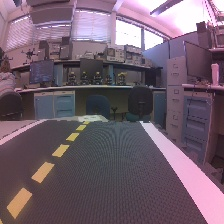
#> input picture Test_Lane_Images/image_0.jpg, 224 x 224 px, found by its file name
$ jupyter execute Module6.2.ipynb   (older library calls are emulated)
#> lines starting #> are read from the running program, lines starting #| are printed output that depends on the picture; after the words box and inside, x2 and y2 are one past the last pixel; in counts of white or black regions, pixels touching at a corner belong together
[cell 1]
import numpy as np
import cv2
from scipy.optimize import lsq_linear
# from jetbot import Robot, Camera, bgr8_to_jpeg
from IPython.display import display, Image, clear_output

def bgr8_to_jpeg(image, quality=90):
    if image is None or not isinstance(image, np.ndarray):
        raise ValueError("Invalid image for JPEG encoding")

    if image.dtype != np.uint8:
        image = np.clip(image, 0, 255).astype(np.uint8)

    if len(image.shape) == 2:
        image = cv2.cvtColor(image, cv2.COLOR_GRAY2BGR)

    encode_params = [int(cv2.IMWRITE_JPEG_QUALITY), quality]
    success, jpeg = cv2.imencode('.jpg', image, encode_params)
    if not success:
        raise ValueError("JPEG encoding failed")
    return jpeg.tobytes()

[cell 2]
image = cv2.imread('Test_Lane_Images/image_0.jpg')
#> image is the input picture: shape (224, 224, 3); mean B, G, R 109.4, 95.7, 114.6
display(Image(data=bgr8_to_jpeg(image)))
#> in bgr8_to_jpeg, `success, jpeg = cv2.imencode('.jpg', image, encode_params)`: jpeg = 18583 values, max 255 at index 0, min 0 at index 4, mean 126

[cell 3]
def detect_lane_markings(image: np.ndarray):
    """
    Args:
        image: An image from the robot's camera in the BGR color space (numpy.ndarray)
    Return:
        left_masked_img:   Masked image for the dashed-yellow line (numpy.ndarray)
        right_masked_img:  Masked image for the solid-white line (numpy.ndarray)
    """
    h, w, _ = image.shape
#> h = 224; w = 224
    # print(image.shape)

    imgbgr = image

    # Convert the image to HSV for any color-based filtering
    imghsv = cv2.cvtColor(imgbgr, cv2.COLOR_BGR2HSV)
#> imghsv: shape (224, 224, 3); mean H, S, V 139.2, 53.4, 118.2

    # Most of our operations will be performed on the grayscale version
    imggray = cv2.cvtColor(imgbgr, cv2.COLOR_BGR2GRAY)

    horizon_X = 130
    mask_ground = np.zeros((h, w), dtype=np.uint8)
    mask_ground[int(h - horizon_X) :, :] = 1
    # print(h," " ,w," " ,int(h - horizon_X[0]))

    sigma = 8  # CHANGE ME

    # Smooth the image using a Gaussian kernel
    img_gaussian_filter = cv2.GaussianBlur(imggray, (0, 0), sigma)
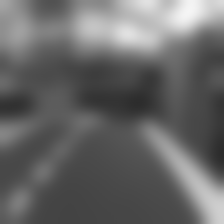
#> img_gaussian_filter: shape (224, 224); min 44, max 245, mean 103

    # Convolve the image with the Sobel operator (filter) to compute the numerical derivatives in the x and y directions
    sobelx = cv2.Sobel(img_gaussian_filter, cv2.CV_64F, 1, 0)
    sobely = cv2.Sobel(img_gaussian_filter, cv2.CV_64F, 0, 1)
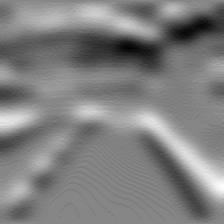
#> sobely: shape (224, 224) float64; min -56, max 50, mean -2.9; drawn with min black and max white

    # Compute the magnitude of the gradients
    Gmag = np.sqrt(sobelx * sobelx + sobely * sobely)

    threshold_left = 5  # CHANGE ME
    mask_mag_left = Gmag > threshold_left
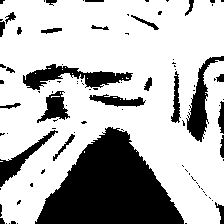
#> mask_mag_left: shape (224, 224) bool; 72.2% white; 93 black regions (67 under 20 px), largest, box (x1, y1, x2, y2) and area: (35, 127, 184, 224) 8421, (23, 64, 133, 90) 1229, (186, 56, 224, 142) 1029
    threshold_right = 35
    mask_mag_right = Gmag > threshold_right
#> mask_mag_right: shape (224, 224) bool; 8.2% white; 8 white regions (3 under 20 px), largest, box (x1, y1, x2, y2) and area: (142, 117, 224, 194) 1157, (151, 144, 212, 224) 1069, (92, 38, 165, 64) 982, (170, 16, 220, 42) 766, (0, 116, 20, 126) 134

    white_lower_hsv = np.array([15, 3, 166])  # CHANGE ME
    white_upper_hsv = np.array([179, 116, 255])  # CHANGE ME
    yellow_lower_hsv = np.array([10, 75, 50])        # CHANGE ME
    yellow_upper_hsv = np.array([35, 255, 255])  # CHANGE ME

    mask_white = cv2.inRange(imghsv, white_lower_hsv, white_upper_hsv)
#> mask_white: shape (224, 224); 17.6% white; 109 white regions (92 under 20 px), largest, box (x1, y1, x2, y2) and area: (140, 121, 224, 224) 2400, (38, 0, 170, 58) 2114, (112, 0, 224, 38) 2077
    mask_yellow = cv2.inRange(imghsv, yellow_lower_hsv, yellow_upper_hsv)
#> mask_yellow: shape (224, 224); 2% white; 11 white regions (6 under 20 px), largest, box (x1, y1, x2, y2) and area: (6, 188, 32, 219) 438, (32, 161, 55, 185) 260, (53, 144, 70, 158) 130, (66, 134, 79, 142) 70, (73, 126, 86, 133) 47

    mask_left = np.ones(sobelx.shape)
    mask_left[:, int(np.floor(w / 2)) : w + 1] = 0
    mask_right = np.ones(sobelx.shape)
    mask_right[:, 0 : int(np.floor(w / 2))] = 0

    mask_sobelx_pos = sobelx > 0
#> mask_sobelx_pos: shape (224, 224) bool; 41.1% white; 63 white regions (43 under 20 px), largest, box (x1, y1, x2, y2) and area: (90, 0, 223, 224) 11474, (1, 112, 84, 224) 2703, (45, 0, 96, 68) 2177
    mask_sobelx_neg = sobelx < 0
#> mask_sobelx_neg: shape (224, 224) bool; 42.4% white; 15 white regions (10 under 20 px), largest, box (x1, y1, x2, y2) and area: (1, 0, 150, 224) 10534, (127, 0, 223, 203) 8918, (1, 115, 54, 166) 1488, (148, 0, 167, 14) 215, (57, 202, 69, 224) 63
    mask_sobely_neg = sobely < 0
#> mask_sobely_neg: shape (224, 224) bool; 55.5% white; 102 black regions (92 under 20 px), largest, box (x1, y1, x2, y2) and area: (0, 65, 224, 214) 9905, (0, 0, 224, 38) 4691, (0, 157, 224, 224) 3819

    mask_left_edge = mask_ground * mask_left * mask_mag_left * mask_sobelx_neg * mask_sobely_neg * mask_yellow
#> mask_left_edge: shape (224, 224) float64; 0.61% white; 7 white regions (2 under 20 px), largest, box (x1, y1, x2, y2) and area: (14, 199, 30, 219) 129, (40, 165, 55, 185) 80, (57, 146, 70, 158) 46, (72, 134, 79, 142) 22, (78, 126, 86, 133) 21
    mask_right_edge = mask_ground * mask_right * mask_mag_right * mask_sobelx_pos * mask_sobely_neg * mask_white
#> mask_right_edge: shape (224, 224) float64; 0.85% white; 1 white region, box (x1, y1, x2, y2) and area: (161, 151, 212, 223) 428
    mask_lanes = np.uint8((mask_left_edge + mask_right_edge) > 0) * 255
    test_image = imggray*mask_mag_left*Gmag
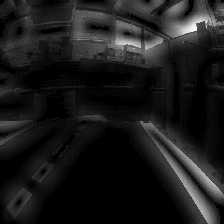
#> test_image: shape (224, 224) float64; min 0, max 15587.8, mean 1671.4; drawn with min black and max white
    masked_image = cv2.bitwise_and(image, image, mask=mask_lanes)
    # display(Image(data=bgr8_to_jpeg(test_image)))
    # display(Image(data=bgr8_to_jpeg(image)))

    return masked_image

[cell 4]
def fit_hyperbola_pair(masked_img, h, lane_width=80, boundary_thresh=1.5):
    """
    Fit a hyperbola-pair model to masked lane edges.

    Args:
        masked_img: Binary or edge-detected image with lane edges.
        h: Horizon height (baseline for v-axis in hyperbola model).
        lane_width: Approx. lane width in pixels.
        boundary_thresh: Tolerance for outlier rejection.

    Returns:
        Dictionary with parameters: k, bl, br, bc, c, and the fitted center lane u(v)
    """
#> called with h = 130.1, lane_width = 80, boundary_thresh = 1.5

    # Step 1: Get non-zero points (edge pixels)
    v, u = np.nonzero(masked_img)
#> v = 734 values from 123 to 222; u = 734 values, max 211 at index 729, min 14 at index 705, mean 129.5
    u = u.astype(np.float32)
    v = v.astype(np.float32)

    # [5 lines of commented-out code are left out]

    if len(u) <= 50:
        raise ValueError("Not enough lane edge points found.")

    # Step 2: Split left and right lanes
    center_x = masked_img.shape[1] / 2
#> center_x = 112
    left_idx = u < center_x
    right_idx = u >= center_x

    v_left, u_left = v[left_idx], u[left_idx]
#> v_left = 306 values from 123 to 218; u_left = 306 values, max 88 at index 3, min 14 at index 304, mean 43.36
    v_right, u_right = v[right_idx], u[right_idx]
#> v_right = 428 values from 151 to 222; u_right = 428 values, max 211 at index 423, min 161 at index 0, mean 191.1
    # print(v_left)

    # Step 3: Build design matrix for least-squares
    def build_matrix(v_arr):
        v_rel = v_arr - h
#> v_rel = 306 values from -7.1 to 87.9
        A = np.vstack([
            1.0 / v_rel,        # for k
            v_rel,              # for b
            np.ones_like(v_rel) # for c
        ]).T
#> A = 306 rows, first 8: [-0.141, -7.1, 1], [-0.141, -7.1, 1], [-0.141, -7.1, 1], [-0.141, -7.1, 1], [-0.164, -6.1, 1], [-0.164, -6.1, 1], [-0.164, -6.1, 1], [-0.244, -4.1, 1]
        return A

    A_left = build_matrix(v_left)
#> A_left has the same summary as A in build_matrix
    A_right = build_matrix(v_right)
#> in build_matrix (call 2), `A = np.vstack([ 1.0 / v_rel,`: A = 428 rows, first 8: [0.0478, 20.9, 1], [0.0457, 21.9, 1], [0.0437, 22.9, 1], [0.0418, 23.9, 1], [0.0418, 23.9, 1], [0.0402, 24.9, 1], [0.0402, 24.9, 1], [0.0386, 25.9, 1]
#> A_right has the same summary as A in build_matrix
    b_left = u_left
#> b_left has the same summary as u_left
    b_right = u_right
#> b_right has the same summary as u_right

    # Combine for full problem: [k, bl, br, c]
    A_full = np.vstack([
        np.hstack([A_left[:,0:1], A_left[:,1:2], np.zeros_like(A_left[:,1:2]), A_left[:,2:3]]),
        np.hstack([A_right[:,0:1], np.zeros_like(A_right[:,1:2]), A_right[:,1:2], A_right[:,2:3]])
    ])
#> A_full = 734 rows, first 6: [-0.141, -7.1, 0, 1], [-0.141, -7.1, 0, 1], [-0.141, -7.1, 0, 1], [-0.141, -7.1, 0, 1], [-0.164, -6.1, 0, 1], [-0.164, -6.1, 0, 1]
    b_full = np.concatenate([b_left, b_right])
#> b_full = 734 values, max 211 at index 729, min 14 at index 304, mean 129.5

    # Ensure correct dtype
    A_full = A_full.astype(np.float64)
    b_full = b_full.astype(np.float64)

    # Bounds (you can tune these based on image dimensions)
    low_b = np.array([-1e6, -10, -10, center_x - 30])
#> low_b = [-1000000, -10, -10, 82]
    up_b = np.array([1e6, 10, 10, center_x + 30])
#> up_b = [1000000, 10, 10, 142]

    # Solve least-squares with bounds
    sol = lsq_linear(A_full, b_full, bounds=(low_b, up_b))
#> sol = 10 items
    k, bl, br, c = sol.x
#> k = 2.09; bl = -1.08; br = 1.4; c = 100.7
    bc = (bl + br) / 2
#> bc = 0.158

    # Compute center lane for all vertical points
    v_full = np.arange(masked_img.shape[0])
#> v_full = 224 values from 0 to 223
    u_center = k / (v_full - h + 1e-6) + bc * (v_full - h) + c  # add small epsilon to avoid div by zero
#> u_center = 224 values, max 115.4 at index 223, min 79.73 at index 130, mean 97.66

    return {
        "k": k,
        "bl": bl,
        "br": br,
        "bc": bc,
        "c": c,
        "v": v_full,
        "u_center": u_center
    }

[cell 5]
# masked_img: from detect_lane_markings()
masked_image = detect_lane_markings(image)
masked_image = cv2.cvtColor(masked_image, cv2.COLOR_BGR2GRAY)
display(Image(data=bgr8_to_jpeg(masked_image)))
params = fit_hyperbola_pair(masked_image, h=130.1)
#> params = 7 items

# To draw the fitted center lane:
for v, u in zip(params['v'], params['u_center']):
    if 0 <= int(u) < masked_image.shape[1]:
        cv2.circle(image, (int(u), int(v)), 2, (0, 255, 0), -1)
#> this loop made 224 passes
#> u on passes 1 to 3: 80.13, 80.29, 80.44
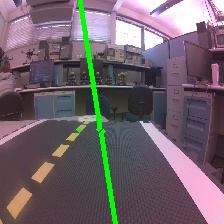
#> image: shape (224, 224, 3); mean B, G, R 107.1, 99.4, 112.4

display(Image(data=bgr8_to_jpeg(image)))

[cell 6]
"""

 Title: Lane Detection Algorithm
 Author: Anton Elmiger
 Created: 2020-05-26

 Information: Class that extracts a lane from an edge image
              and calculates the corresponding hyperbola-pair parameters

              Lane Model is described in this paper https://ieeexplore.ieee.org/abstract/document/1689679
              and in the wiki of github

"""


import numpy as np
import cv2
from scipy.optimize import lsq_linear
import CP_constants as const
from collections import deque

class Lane_Detection:
    # [28 lines left out: function __init__, not called in this run]

    # Calculate lane hyperbola for given parameters
    def hyperbola_pair(self, b):
        return self.k/(self.v-self.h)+b*(self.v-self.h)+self.c

    # Function finds lane points in an edge image and classifies them to left and right lane
    # This function is used if no lane estimate exists, or the estimation is odd
    # [189 lines left out: functions get_initial_lane_points, lane_points, generate_bounding_lanes, solve_lane, preprocess_for_solving, solving_lane_params and 5 more, not called in this run]

[cell 7]
# masked_img: from detect_lane_markings()
masked_image = detect_lane_markings(image)
#> in detect_lane_markings (call 2), `imghsv = cv2.cvtColor(imgbgr, cv2.COLOR_BGR2HSV)`: imghsv: shape (224, 224, 3); mean H, S, V 137.7, 58.4, 121.6
#> in detect_lane_markings (call 2), `sobelx = cv2.Sobel(img_gaussian_filter, cv2.CV_64F, 1, 0)`:
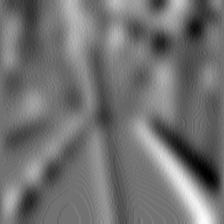
#> sobelx: shape (224, 224) float64; min -40, max 50, mean 0.1; drawn with min black and max white
#> in detect_lane_markings (call 2), `Gmag = np.sqrt(sobelx * sobelx + sobely * sobely)`:
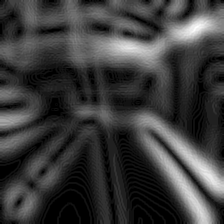
#> Gmag: shape (224, 224) float64; min 0, max 62.13, mean 14.6; drawn with min black and max white
#> in detect_lane_markings (call 2), `mask_mag_left = Gmag > threshold_left`: mask_mag_left: shape (224, 224) bool; 77.4% white; 97 black regions (64 under 20 px), largest, box (x1, y1, x2, y2) and area: (113, 131, 184, 224) 3059, (35, 147, 98, 224) 2526, (186, 56, 224, 142) 1029
#> in detect_lane_markings (call 2), `mask_mag_right = Gmag > threshold_right`: mask_mag_right: shape (224, 224) bool; 8.1% white; 5 white regions, box (x1, y1, x2, y2) and area: (142, 117, 224, 194) 1157, (151, 144, 212, 224) 1069, (100, 38, 165, 64) 917, (170, 16, 220, 42) 766, (0, 116, 20, 126) 134
#> in detect_lane_markings (call 2), `mask_white = cv2.inRange(imghsv, white_lower_hsv, white_upper_hsv)`: mask_white: shape (224, 224); 17.3% white; 112 white regions (94 under 20 px), largest, box (x1, y1, x2, y2) and area: (140, 121, 224, 224) 2400, (112, 0, 224, 38) 2077, (84, 10, 170, 58) 1651
#> in detect_lane_markings (call 2), `mask_yellow = cv2.inRange(imghsv, yellow_lower_hsv, yellow_upper_hsv)`: mask_yellow: shape (224, 224); 1.9% white; 11 white regions (6 under 20 px), largest, box (x1, y1, x2, y2) and area: (6, 188, 32, 219) 438, (32, 161, 55, 185) 260, (53, 144, 70, 158) 130, (66, 134, 79, 142) 70, (73, 126, 86, 133) 35
#> in detect_lane_markings (call 2), `mask_sobelx_pos = sobelx > 0`:
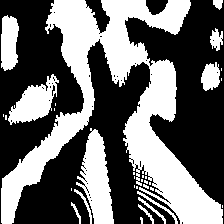
#> mask_sobelx_pos: shape (224, 224) bool; 42% white; 32 white regions (20 under 20 px), largest, box (x1, y1, x2, y2) and area: (1, 0, 223, 224) 15695, (76, 128, 114, 224) 2009, (8, 74, 59, 125) 1284
#> in detect_lane_markings (call 2), `mask_sobelx_neg = sobelx < 0`:
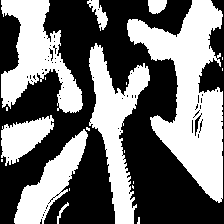
#> mask_sobelx_neg: shape (224, 224) bool; 45.1% white; 20 white regions (12 under 20 px), largest, box (x1, y1, x2, y2) and area: (127, 0, 223, 203) 8918, (1, 0, 83, 113) 4511, (89, 43, 150, 224) 4456
#> in detect_lane_markings (call 2), `mask_sobely_neg = sobely < 0`:
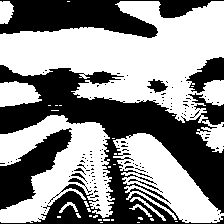
#> mask_sobely_neg: shape (224, 224) bool; 55.5% white; 127 black regions (118 under 20 px), largest, box (x1, y1, x2, y2) and area: (0, 65, 224, 224) 13840, (0, 0, 224, 38) 4688, (0, 128, 72, 210) 2438
#> in detect_lane_markings (call 2), `mask_left_edge = mask_ground * mask_left * mask_mag_left * mask_sobelx..`: mask_left_edge: shape (224, 224) float64; 0.55% white; 7 white regions (4 under 20 px), largest, box (x1, y1, x2, y2) and area: (14, 199, 30, 219) 129, (40, 165, 55, 185) 80, (57, 146, 70, 158) 47
masked_image = cv2.cvtColor(masked_image, cv2.COLOR_BGR2GRAY)
#> masked_image: shape (224, 224)
display(Image(data=bgr8_to_jpeg(masked_image)))
params = fit_hyperbola_pair(masked_image, h=130)
#> in build_matrix (call 3), `A = np.vstack([ 1.0 / v_rel,`: A = 276 rows, first 8: [-1, -1, 1], [1, 1, 1], [0.2, 5, 1], [0.2, 5, 1], [0.2, 5, 1], [0.167, 6, 1], [0.167, 6, 1], [0.167, 6, 1]
#> in fit_hyperbola_pair (call 2), `A_left = build_matrix(v_left)`: A_left has the same summary as A in build_matrix
#> in build_matrix (call 4), `A = np.vstack([ 1.0 / v_rel,`: A = 428 rows, first 8: [0.0476, 21, 1], [0.0455, 22, 1], [0.0435, 23, 1], [0.0417, 24, 1], [0.0417, 24, 1], [0.04, 25, 1], [0.04, 25, 1], [0.0385, 26, 1]
#> in fit_hyperbola_pair (call 2), `A_right = build_matrix(v_right)`: A_right has the same summary as A in build_matrix
#> in fit_hyperbola_pair (call 2), `A_full = np.vstack([ np.hstack([A_left[:,0:1], A_left[:,1:2], np.zeros..`: A_full = 704 rows, first 6: [-1, -1, 0, 1], [1, 1, 0, 1], [0.2, 5, 0, 1], [0.2, 5, 0, 1], [0.2, 5, 0, 1], [0.167, 6, 0, 1]

# To draw the fitted center lane:
for v, u in zip(params['v'], params['u_center']):
    if 0 <= int(u) < masked_image.shape[1]:
        cv2.circle(image, (int(u), int(v)), 2, (0, 255, 0), -1)
#> this loop made 224 passes
#> u on passes 1 to 3: 104.8, 104.9, 104.9

display(Image(data=bgr8_to_jpeg(image)))
